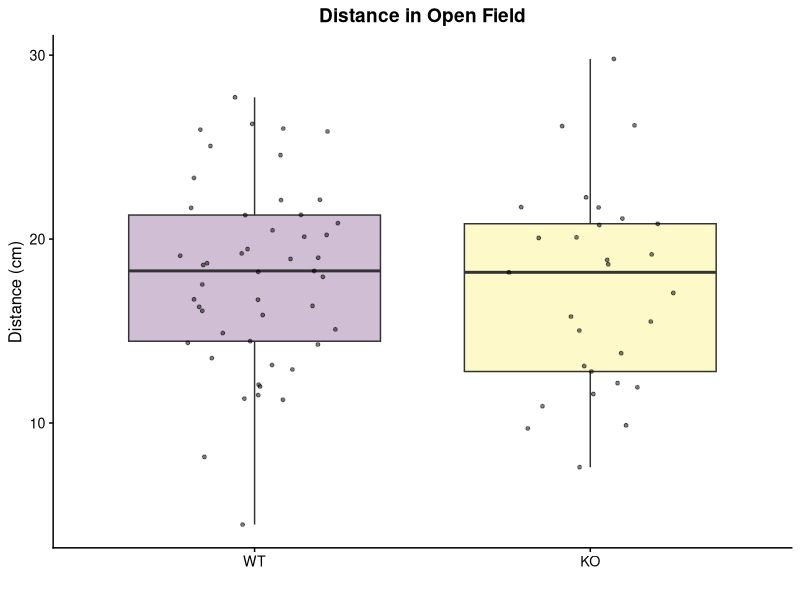
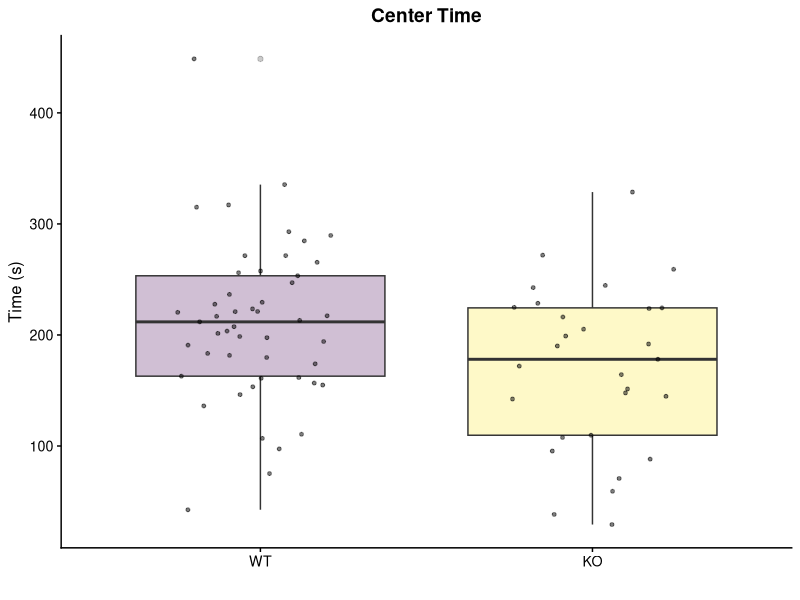
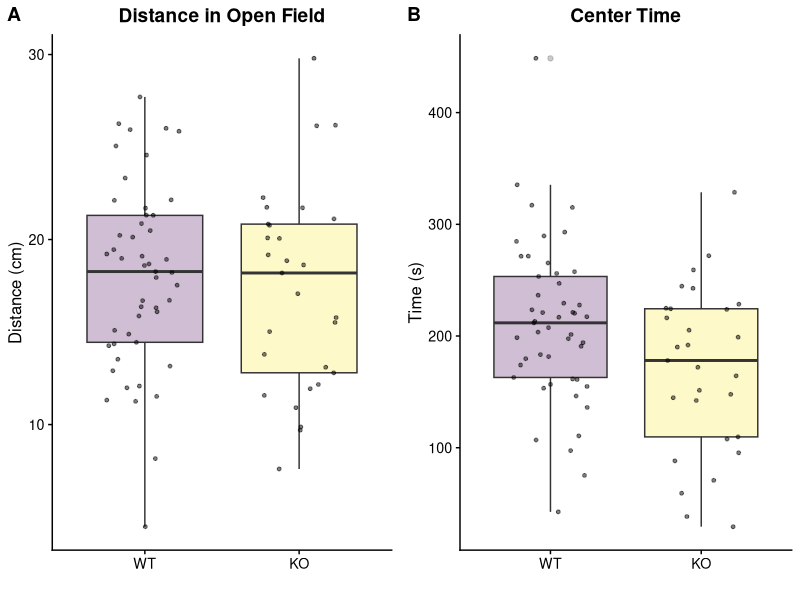
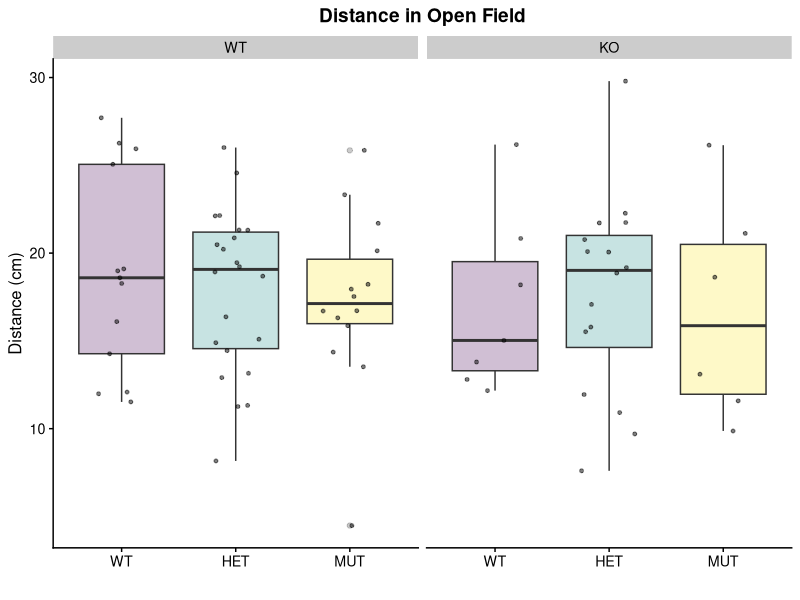
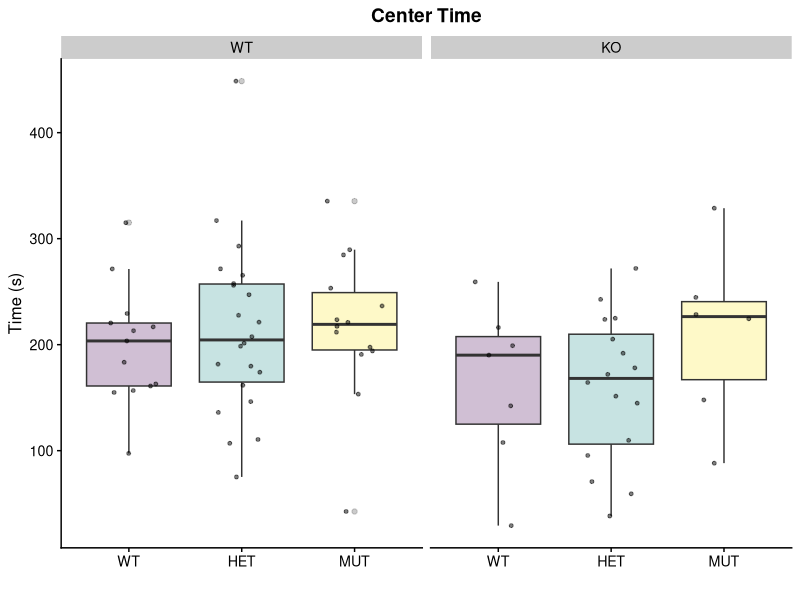
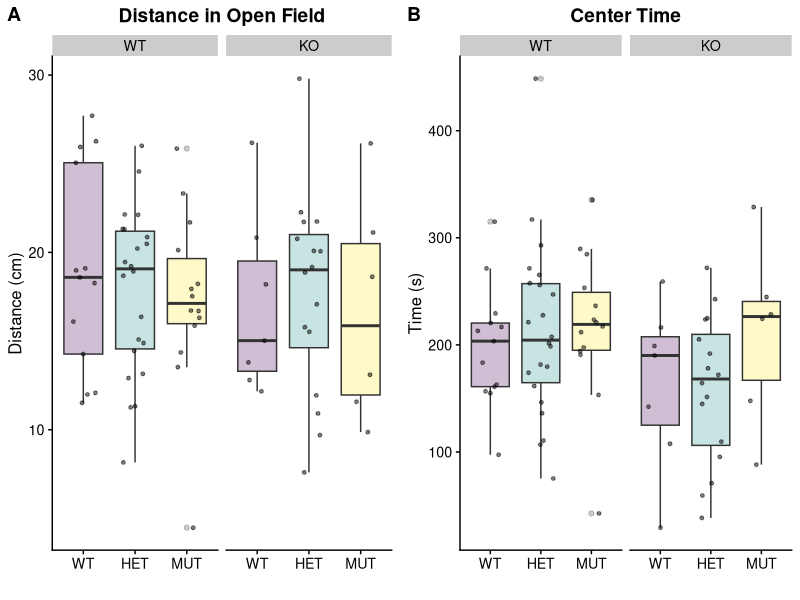
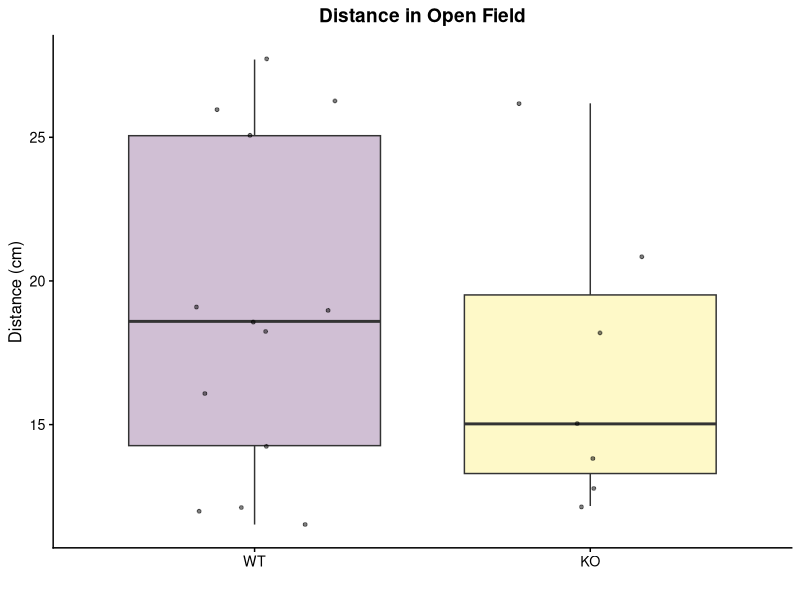
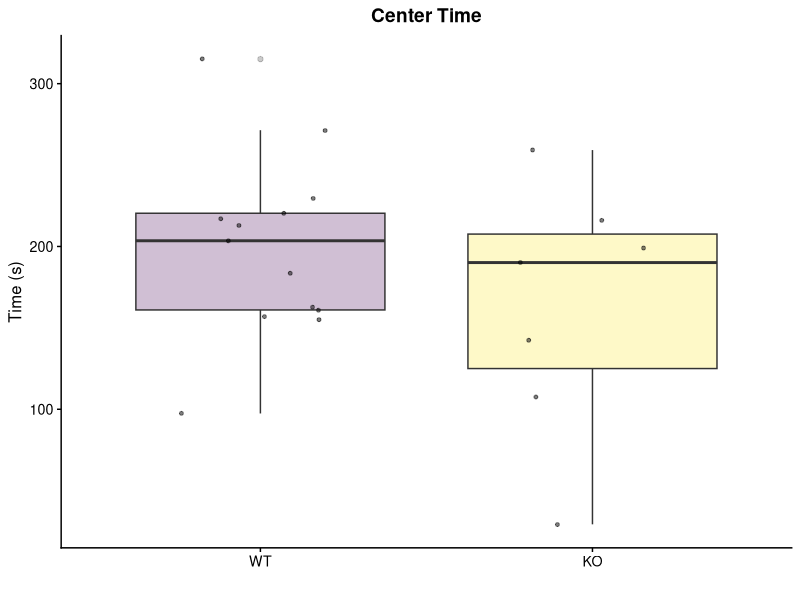

The R script that drew these images, in order: (Note: this script raises an error after producing the figures.)
library(ggplot2)
library(rlang)
library(cowplot)
library(viridis)
library(tidyr)
library(dplyr)

data<-read.csv("../Q22 Open Field Analysis - Sheet1.csv", header=TRUE)
data$SLC_Genotype<-data$SLC
data$SLC_Genotype <- factor(data$SLC_Genotype, levels=c("WT", "HET", "MUT"))
data$Q22 <- factor(data$Q22, levels=c("WT","KO"))
generate_boxplots <- function(input_data, X, Y, min,max){
  data<-as.data.frame(input_data)
  
  ggplot(data=data,aes(x={{X}},y={{Y}}, fill={{X}})) + 
    #geom_violin(alpha=0.25,position=position_dodge(width=.75),size=1,color="black",draw_quantiles=c(0.5))+
    geom_boxplot(alpha=0.25)+
    scale_fill_viridis_d()+
    geom_point(size=1,position=position_jitter(width=0.25),alpha=0.5)+
    theme_cowplot(12) +
    #ylim(min,max)+ 
    #facet_grid(~Sex)+    
    theme(legend.position = "none")
  
}

## Open Field on full dataset --
distance <-generate_boxplots(data, Q22, Distance,-30,85) +
  ggtitle("Distance in Open Field")+
  theme(plot.title = element_text(hjust = 0.5)) +
  labs(x="", y="Distance (cm)")
distance

centertime <-generate_boxplots(data, Q22, Center_Time,-30,85) +
  ggtitle("Center Time")+
  theme(plot.title = element_text(hjust = 0.5)) +
  labs(x="", y="Time (s)")
centertime

plot_grid(distance, centertime, labels=c("A","B"))

## Open Field on full dataset by SLC Genotype--
distance <-generate_boxplots(data, SLC_Genotype, Distance,-30,85) +
  ggtitle("Distance in Open Field")+
  theme(plot.title = element_text(hjust = 0.5)) +
  labs(x="", y="Distance (cm)")+
  facet_wrap(~Q22)
distance

centertime <-generate_boxplots(data, SLC_Genotype, Center_Time,-30,85) +
  ggtitle("Center Time")+
  theme(plot.title = element_text(hjust = 0.5)) +
  labs(x="", y="Time (s)")+
  facet_wrap(~Q22)
centertime

plot_grid(distance, centertime, labels=c("A","B"))

## Startle PPI on only SLC WT mice
data_slcwt <- data %>% filter(SLC_Genotype=="WT")
distance_slcwt <-generate_boxplots(data_slcwt, Q22, Distance,-30,85) +
  ggtitle("Distance in Open Field")+
  theme(plot.title = element_text(hjust = 0.5)) +
  labs(x="", y="Distance (cm)")
distance_slcwt

centertime_slcwt <-generate_boxplots(data_slcwt, Q22, Center_Time,-30,85) +
  ggtitle("Center Time")+
  theme(plot.title = element_text(hjust = 0.5)) +
  labs(x="", y="Time (s)")
centertime_slcwt

plot_grid(distance_slcwt, centertime_slcwt, 
          olm_slcwt_training,olm_slcwt,
          labels=c("A","B","C","D"),
          nrow=2)

## Stratified by SLC Genotype --
b<-generate_boxplots(data, SLC_Genotype, Total_Time,0,51)+
  facet_wrap(~Q22)
b

# Stratified by SLC Genotype and Sex 
e<-generate_boxplots(data, SLC_Genotype, Total_Time,0,51)+
  facet_wrap(Sex~ASO_Tg)
e

## Parametric Stats for SLC WT only --
lm1 <- lm(Distance ~ Sex+ Q22, data = data_slcwt)
summary(lm1)

wilcox.test(Distance~Q22,data_slcwt )

lm1 <- lm(Center_Time~ Sex+ Q22, data = data_slcwt)
summary(lm1)

wilcox.test(Center_Time~Q22,data_slcwt )



# Save outputs -
sink("Buried_Food_Pellet_Stats.md")
cat("\n\nSummary for all data:\n")
print(summary(lm1))
cat("\n\nSummary for interaction:\n")
print(summary(interact))
cat("\n\nSummary for Tg Neg:\n")
print(summary(lm3))
cat("\n\nSummary for Tg Pos:\n")
print(summary(lm2))
cat("\n\nSummary for Females Tg Neg:\n")
print(summary(lm4))
cat("\n\nSummary for Females Tg Pos:\n")
print(summary(lm5))
cat("\n\nSummary for Males Tg Neg:\n")
print(summary(lm6))
cat("\n\nSummary for Males Tg Pos:\n")
print(summary(lm7))
sink()
